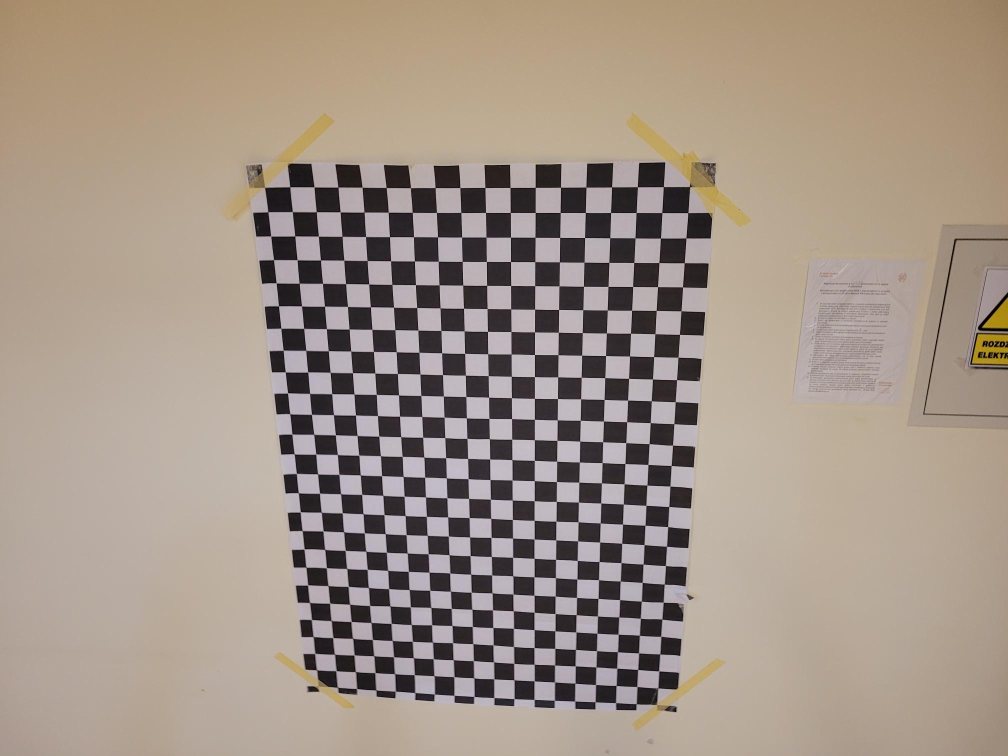
#> input picture p9/images_2/MicrosoftTeams-image (1).png, 2016 x 1512 px, found by its file name (shown at 1/2 size); its folder holds only this picture in this run
$ jupyter execute --allow-errors p9_kalibracja_kamery.ipynb
#> lines starting #> are read from the running program, lines starting #| are printed output that depends on the picture; after the words box and inside, x2 and y2 are one past the last pixel; in counts of white or black regions, pixels touching at a corner belong together
[cell 1]
import cv2
import numpy as np
import matplotlib.pyplot as plt
from os import listdir
from os.path import isfile, join
import copy

[cell 2]
# [21 lines left out: function harris, not called in this run]

[cell 3]
# [41 lines left out: function harris_extended, not called in this run]

[cell 4]
def harris_extended_in_array(input_array, blockSize=2, ksize=3, k=0.004, threshold=0.01):
    """
    input_array - np.ndarray(dtype="float32") reprezentująca zdjęcie w odcieniach szarości
    # blockSize (np. 2) - Jest to wielkość sąsiedztwa brana pod uwagę przy wykrywaniu narożników
    blockSize - It is the size of neighbourhood considered for corner detection
    # ksize (np. 3) - Parametr wielkości maksi używanej pochodnej Sobela.
    ksize - Aperture parameter of the Sobel derivative used.
    # k (np. 0.004) - Parametr wolny w równaniu detektora Harris (0.004 – 0.006)
    k - Harris detector free parameter in the equation.
    # threshold - odsyłam do dokumentacji

    https://docs.opencv.org/3.4/dc/d0d/tutorial_py_features_harris.html
    """
    # find Harris corners
    harris = cv2.cornerHarris(input_array, blockSize, ksize, k)
    harris = cv2.dilate(harris, None)
    ret, dst = cv2.threshold(harris, threshold * harris.max(), 255, 0)
    dst = np.uint8(dst)

    # find centroids
    ret, labels, stats, centroids = cv2.connectedComponentsWithStats(dst)

    # define the criteria to stop and refine the corners
    criteria = (cv2.TERM_CRITERIA_EPS + cv2.TERM_CRITERIA_MAX_ITER, 100, 0.001)
    corners = cv2.cornerSubPix(input_array, np.float32(centroids), (5, 5), (-1, -1), criteria)

    return corners, centroids

[cell 5]
# [18 lines left out: function fast_stock, not called in this run]

[cell 6]
# [14 lines left out: function fast, not called in this run]

[cell 7]
# [25 lines left out: function sift, not called in this run]

[cell 8]
# [24 lines left out: function sift_in_array, not called in this run]

[cell 9]
# [7 lines left out: function mouse_callback_function, not called in this run]

[cell 10]
# [18 lines left out: function warpPoints, not called in this run]

# Dane wejściowe (folder ze zdjęciami)
i przygotowanie list z macierzami reprezentującymi zdjęcia (rgb/grey, orginalny_rozmiar/resize)

[cell 11]
# Wczytanie z folderu obrazków w rgb i obrazków skali szarości (jako macierze) do list: images i images_grey
board_images_folder = r"C:\SEM6\PCPO\p9\images_2"
# board_images_folder = r"C:\SEM6\PCPO\p9\images"
# board_images_folder = r"D:\SEMESTR6\PCPO\p8\board_images"
files = [f for f in listdir(board_images_folder) if isfile(join(board_images_folder, f))]
images = []
images_grey = []
for filename in files:
    filepath = rf"{board_images_folder}\\{filename}"
    img = cv2.imread(filepath)
#> img is the input picture: shape (1512, 2016, 3); mean B, G, R 135.2, 147.5, 161.7
    img_grey = cv2.cvtColor(img, cv2.COLOR_BGR2GRAY)
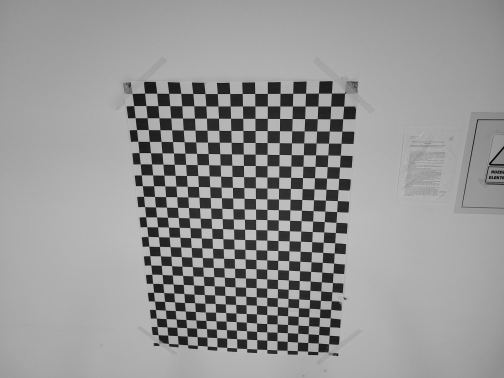
#> img_grey: shape (1512, 2016) (shown at 1/4 size); min 0, max 219, mean 150.3
    images.append(img)
    images_grey.append(img_grey)

[cell 12]
# Resize obrazów i wczytanie ich do list: images_resized i images_grey_resized
images_resized = []
images_grey_resized = []
scale_percent = 70 # percent of original size
for img_grey, img in zip(images_grey, images):
    width = int(img.shape[1] * scale_percent / 100)
    height = int(img.shape[0] * scale_percent / 100)
    dim = (width, height)
    img_grey_resized = cv2.resize(img_grey, dim, interpolation=cv2.INTER_CUBIC)
    img_resized = cv2.resize(img, dim, interpolation=cv2.INTER_CUBIC)
    images_grey_resized.append(img_grey_resized)
    images_resized.append(img_resized)
#> this loop made 1 pass
#> (width, height) on pass 1: (1411, 1058)
#> after the loop, images_grey_resized = 1 item; images_resized = 1 item

[cell 13]
# Wyświetlenie obrazków z wybranej listy
lista = images_resized
#> lista = 1 item
for i, img in enumerate(lista):
    cv2.imshow(f'image {i+1} out of {len(lista)}', img)
    if cv2.waitKey(0) & 0xff == 27:
        cv2.destroyAllWindows()
#> this loop made 1 pass; (key Esc is pressed on pass 1)

# test image
czyli przejście przez proces generowania i znajdowania punktów dla przykładowego zdjęcia

[cell 14]
# Wybranie zdjęcia
test_img = images_grey_resized[0]
# test_img

[cell 15]
 # Klikamy cztery narożniki tworzące prostokąt (zawsze dokładnie te same na każdym zdjęciu!) w ustalonej kolejkności: LU RU RD LD
pixel_coords_4_points = []
cv2.namedWindow("Click four corners")
cv2.setMouseCallback("Click four corners", mouse_callback_function)
cv2.imshow("Click four corners", test_img)
if cv2.waitKey(0):
#> (key Esc is pressed here)
    cv2.destroyAllWindows()

# Kliknięte współrzędne pikselowe zapisywane są w liście pixel_coords_4_points
pixel_coords_4_points = np.array(pixel_coords_4_points, dtype=np.dtype('float32'))
# pixel_coords_4_points

[cell 16]
# Tworzymy nasz układ współrzędnych (wybieramy cztery punkty odpowiadające klikniętym)
square_side = 4.8  # długość boku jednego kwadratu (pola szachownicy)
squares_w = 15  # szerokość w kwadratach prostokąta klikanego (klikanych czterech narożników)
squares_h = 23  # wysokość w kwadratach prostokąta klikanego (klikanych czterech narożników)
half_square_side = square_side / 2
our_coords_4_points = [(0, 0), (square_side*squares_w, 0), (square_side*squares_w, square_side*squares_h), (0, square_side*squares_h)]  # 15 x 23
our_coords_4_points = np.array(our_coords_4_points, dtype=np.dtype('float32'))
# our_coords_4_points

#> (a cell that did not finish here is left out)

[cell 18]
# Robimy siatkę/listę punktów w naszym układzie współrzędnych
x = np.arange(0, squares_w*square_side+square_side, square_side)
y = np.arange(0, squares_h*square_side+square_side, square_side)
xx, yy = np.meshgrid(x, y)
our_xyz_points = np.hstack([np.expand_dims(xx.ravel(),axis=0).T, np.expand_dims(yy.ravel(),axis=0).T, np.expand_dims(np.repeat(1, yy.size),axis=0).T])
our_xy_points = our_xyz_points[:, :2]
# our_xy_points

#> (a cell that did not finish here is left out)

[cell 20]
# Wyświetlenie gridu w układzdie pikselowym
image = copy.deepcopy(test_img) # test_img = images_grey_resized[0]
#> (the rest of this cell did not finish here and is left out)

[cell 21]
# Wykrycie punktów narożnych detektorem harrisa
detected_points, centroids = harris_extended_in_array(test_img, threshold=0.01)
#> in harris_extended_in_array, `harris = cv2.cornerHarris(input_array, blockSize, ksize, k)`:
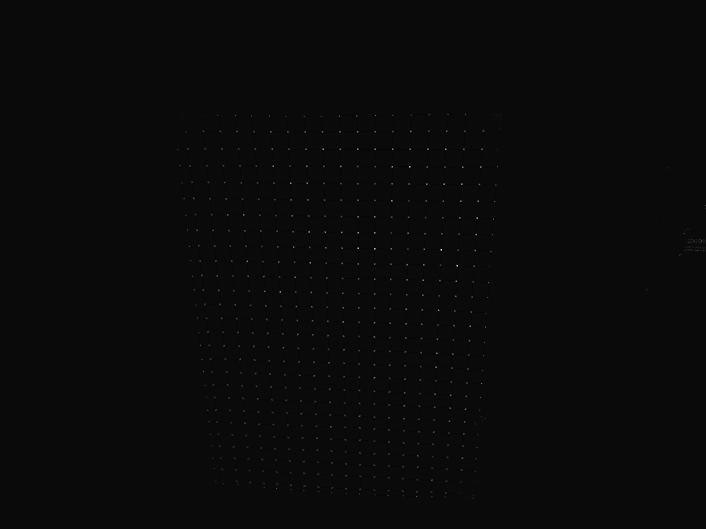
#> harris: shape (1058, 1411) float32 (shown at 1/2 size); min -0.000859, max 0.0195, mean 9.26e-06; drawn with min black and max white
#> in harris_extended_in_array, `ret, dst = cv2.threshold(harris, threshold * harris.max(), 255, 0)`:
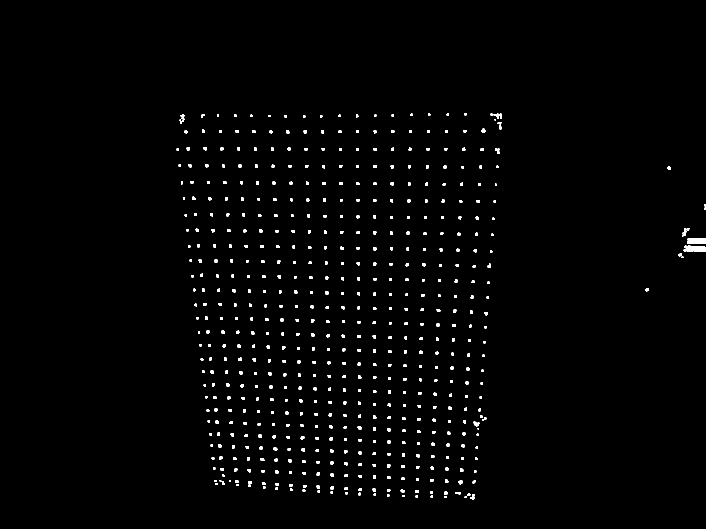
#> dst: shape (1058, 1411) float32 (shown at 1/2 size); 1.3% white; 581 white regions (18 under 20 px), largest, box (x1, y1, x2, y2) and area: (1367, 491, 1411, 504) 469, (1374, 476, 1411, 488) 407, (987, 227, 1004, 238) 114
#> in harris_extended_in_array, `ret, dst = cv2.threshold(harris, threshold * harris.max(), 255, 0)`: ret = 0.000195
#> in harris_extended_in_array, `ret, labels, stats, centroids = cv2.connectedComponentsWithStats(dst)`:
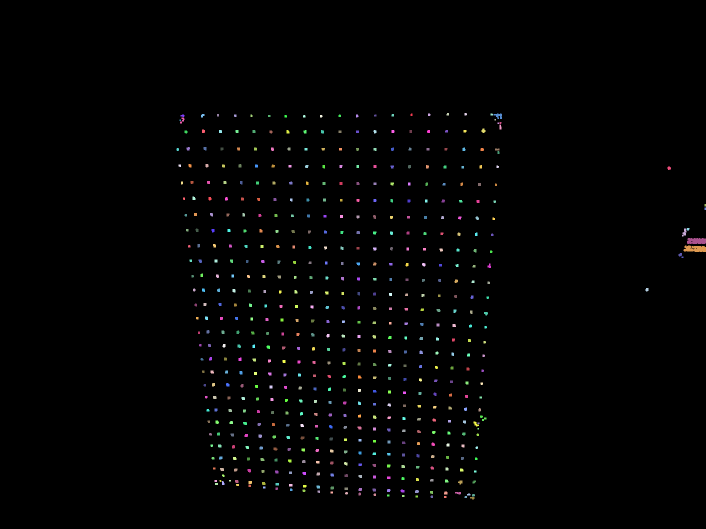
#> labels: shape (1058, 1411) int32 (shown at 1/2 size); 582 distinct labels, from 0 to 581; one colour per label, 0 black
#> in harris_extended_in_array, `ret, labels, stats, centroids = cv2.connectedComponentsWithStats(dst)`: ret = 582; stats = 582 rows, first 6: [0, 0, 1411, 1058, 1472778], [821, 227, 4, 5, 19], [856, 227, 5, 5, 23], [893, 226, 5, 5, 23], [929, 226, 5, 5, 23], [981, 227, 5, 4, 19]; centroids = 582 pairs, first value 355 to 1409.5, second value 228 to 995.6
#> in harris_extended_in_array, `criteria = (cv2.TERM_CRITERIA_EPS + cv2.TERM_CRITERIA_MAX_ITER, 100, 0..`: criteria = (3, 100, 0.001)
#> in harris_extended_in_array, `corners = cv2.cornerSubPix(input_array, np.float32(centroids), (5, 5),..`: corners = 582 pairs, first value 354 to 1409.9, second value 226.8 to 996.2
#> detected_points has the same summary as corners in harris_extended_in_array

[cell 22]
# Wyświetlenie wykrytych narożników
image = copy.deepcopy(test_img) # test_img = images_grey_resized[0]
for v in detected_points:
    image = cv2.circle(image, (int(v[0]),int(v[1])), radius=2, color=(0, 0, 255), thickness=5)
#> this loop made 582 passes
#> v on passes 1 to 3: [703, 526.5], [821.6, 228.6], [857.7, 227.8]
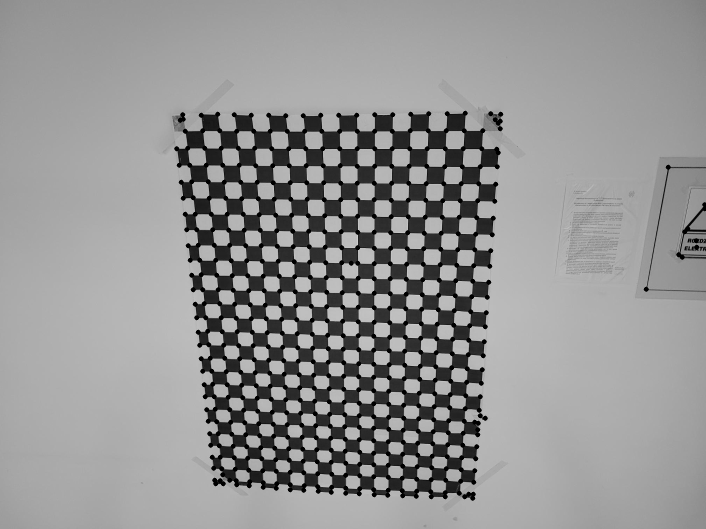
#> image: shape (1058, 1411) (shown at 1/2 size); min 0, max 221, mean 147
cv2.imshow('Detected points (harris detector)', image)
if cv2.waitKey(0) & 0xff == 27:
#> (key Esc is pressed here)
    cv2.destroyAllWindows()

$ run again, on p9/images_2/MicrosoftTeams-image (3).png
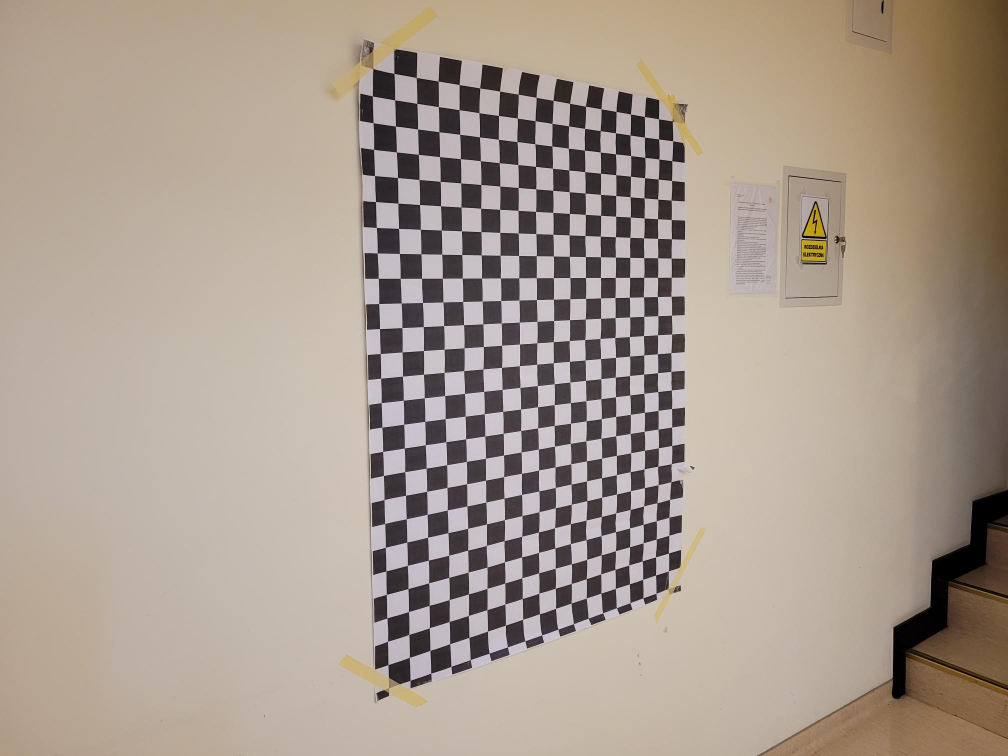
#> input picture p9/images_2/MicrosoftTeams-image (3).png, 2016 x 1512 px, found by its file name (shown at 1/2 size)
#> img is the input picture: shape (1512, 2016, 3); mean B, G, R 141.8, 154.2, 167.7
#> the loop `for img_grey, img in zip(images_grey, images):` made 1 pass
#> (width, height) on pass 1: (1411, 1058)
#> after the loop `for img_grey, img in zip(images_grey, images):`: images_grey_resized = 1 item
#> the loop `for i, img in enumerate(lista):` made 1 pass; (key Esc is pressed on pass 1)
#> in harris_extended_in_array, `ret, dst = cv2.threshold(harris, threshold * harris.max(), 255, 0)`:
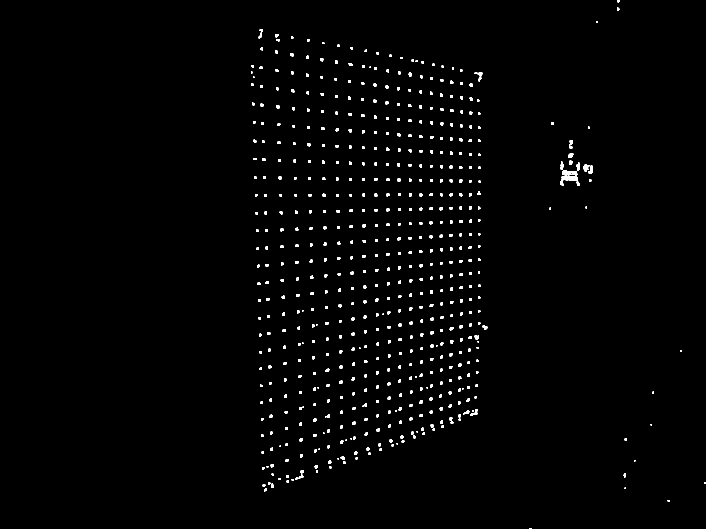
#> dst: shape (1058, 1411) float32 (shown at 1/2 size); 1.3% white; 622 white regions (57 under 20 px), largest, box (x1, y1, x2, y2) and area: (1122, 352, 1155, 362) 276, (1125, 341, 1155, 351) 242, (1167, 329, 1179, 343) 118
#> in harris_extended_in_array, `ret, dst = cv2.threshold(harris, threshold * harris.max(), 255, 0)`: ret = 0.000242
#> labels: shape (1058, 1411) int32; 623 distinct labels, from 0 to 622
#> in harris_extended_in_array, `ret, labels, stats, centroids = cv2.connectedComponentsWithStats(dst)`: ret = 623; stats = 623 rows, first 6: [0, 0, 1411, 1058, 1473100], [1234, 0, 5, 5, 22], [1234, 15, 5, 7, 29], [1193, 42, 3, 4, 12], [519, 59, 7, 4, 25], [517, 65, 7, 12, 46]; centroids = 623 pairs, first value 503 to 1409.5, second value 1.77 to 1056.5
#> criteria = (3, 100, 0.001)
#> corners = 623 pairs, first value 503 to 1408.6, second value 0.0829 to 1057.1
#> `detected_points, centroids = harris_extended_in_array(test_img, thresh..`: detected_points has the same summary as corners in harris_extended_in_array
#> the loop `for v in detected_points:` made 623 passes
#> v on passes 1 to 3: [703.9, 528.6], [1235.9, 0.0829], [1235.1, 19.13]
#> after the loop `for v in detected_points:`:
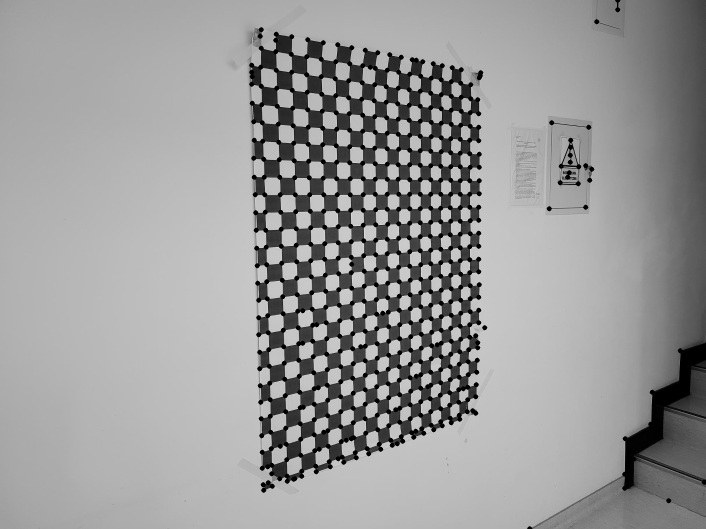
#> image: shape (1058, 1411) (shown at 1/2 size); min 0, max 241, mean 153

$ run again, on p9/images_2/MicrosoftTeams-image (4).png
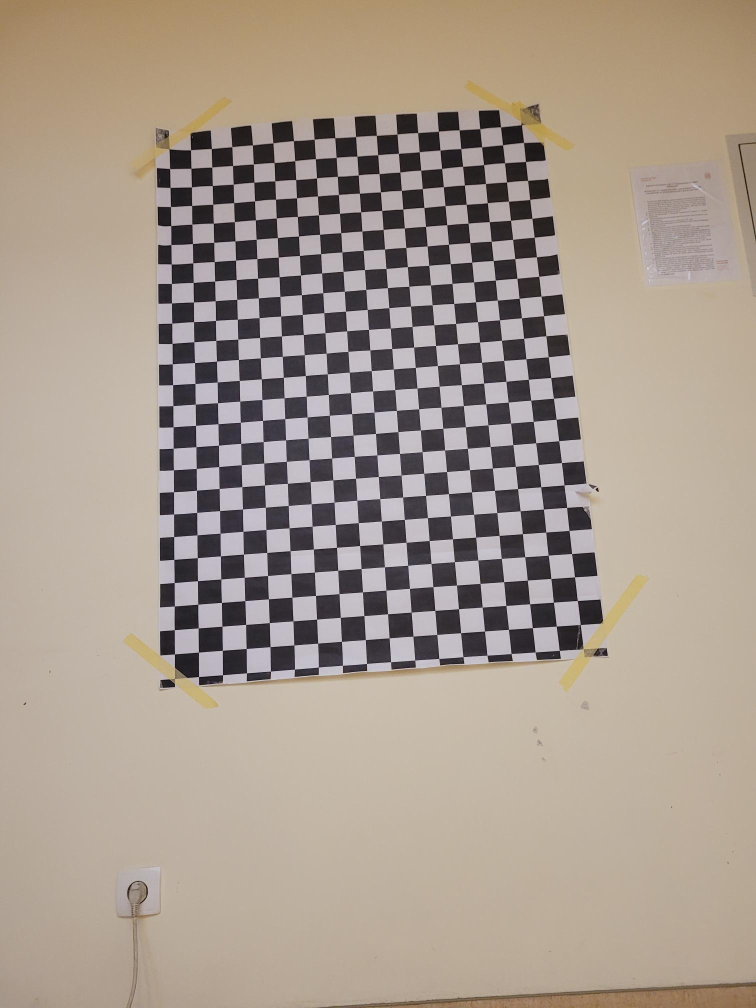
#> input picture p9/images_2/MicrosoftTeams-image (4).png, 1512 x 2016 px, found by its file name (shown at 1/2 size)
#> img is the input picture: shape (2016, 1512, 3); mean B, G, R 141.5, 153.5, 166.5
#> the loop `for img_grey, img in zip(images_grey, images):` made 1 pass
#> (width, height) on pass 1: (1058, 1411)
#> after the loop `for img_grey, img in zip(images_grey, images):`: images_grey_resized = 1 item
#> the loop `for i, img in enumerate(lista):` made 1 pass; (key Esc is pressed on pass 1)
#> in harris_extended_in_array, `ret, dst = cv2.threshold(harris, threshold * harris.max(), 255, 0)`:
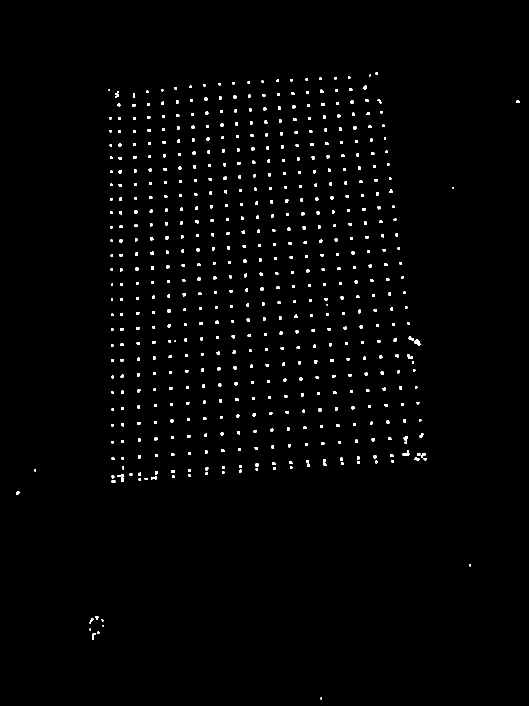
#> dst: shape (1411, 1058) float32 (shown at 1/2 size); 1.2% white; 583 white regions (17 under 20 px), largest, box (x1, y1, x2, y2) and area: (828, 679, 841, 691) 96, (814, 708, 826, 718) 70, (646, 918, 653, 932) 68
#> in harris_extended_in_array, `ret, dst = cv2.threshold(harris, threshold * harris.max(), 255, 0)`: ret = 0.000234
#> labels: shape (1411, 1058) int32; 584 distinct labels, from 0 to 583
#> in harris_extended_in_array, `ret, labels, stats, centroids = cv2.connectedComponentsWithStats(dst)`: ret = 584; stats = 584 rows, first 6: [0, 0, 1058, 1411, 1474471], [751, 145, 5, 4, 20], [738, 149, 4, 4, 14], [696, 153, 5, 5, 23], [639, 155, 4, 5, 20], [669, 154, 4, 5, 20]; centroids = 584 pairs, first value 35.08 to 1035.2, second value 146.5 to 1396.5
#> criteria = (3, 100, 0.001)
#> corners = 584 pairs, first value 34.1 to 1033.7, second value 145.2 to 1397.2
#> `detected_points, centroids = harris_extended_in_array(test_img, thresh..`: detected_points has the same summary as corners in harris_extended_in_array
#> the loop `for v in detected_points:` made 584 passes
#> v on passes 1 to 3: [528.7, 706.8], [753.4, 145.2], [739.1, 149.4]
#> after the loop `for v in detected_points:`:
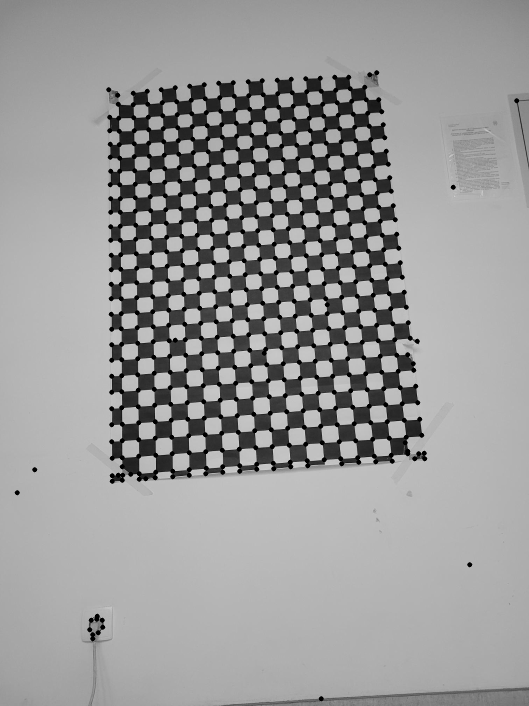
#> image: shape (1411, 1058) (shown at 1/2 size); min 0, max 230, mean 152.5
